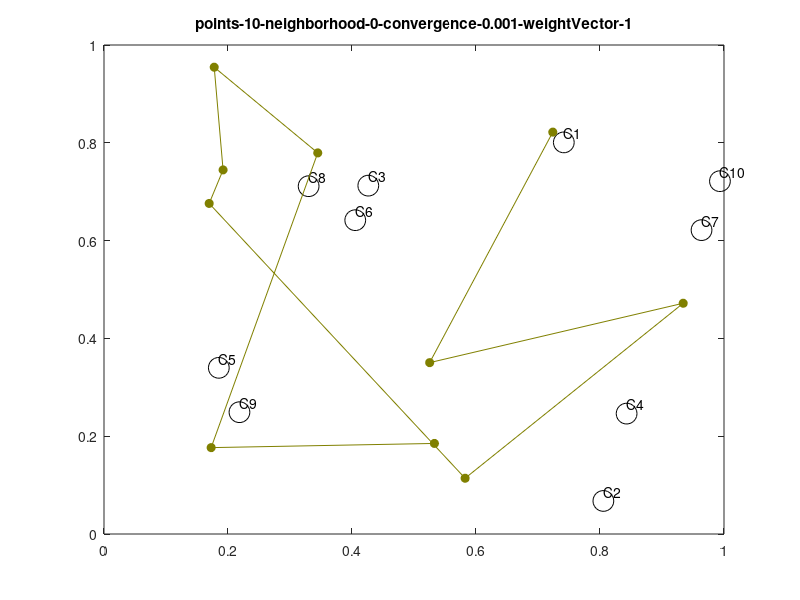

The MATLAB source for this figure: (Note: this script raises an error after producing the figure.)
% Assignment 7
% Taten Knight

% Cleanup
clear all;
close all;
clc;

% Copied and updated from TSP_SOMS file
% Setup
numPoints = 10;
x = rand(numPoints, 2);
differentStarts = 2;
wStarts = cell(1, differentStarts);
for starts = 1:differentStarts
    wStarts{starts} = rand(numPoints,2);
end
convergence=.001;
sigmaMax = 3;
diffs = cell(1, sigmaMax + 1);
tau = 200;

if numPoints < 2 * sigmaMax + 1
    throw(MException('InputError:numPoints_nhMax', 'numpoints must be greater than or equal to 2 * nhMax + 1'))
end

% Run with different numbers of neighbors
for sigma0 = 0:sigmaMax
    for start = 1:differentStarts
        weights = [];
        diff=10;
        w = wStarts{start};
        %TSP using SOM
        titleString = ['points-' num2str(numPoints) '-neighborhood-' num2str(sigma0) '-convergence-' num2str(convergence) '-weightVector-' num2str(start)];
        fig = figure();

        % Iterative Loop
        its = 0;
        while diff>convergence
            its = its + 1;
            if size(weights) == 0
                weights(:, : , end) = w;
            else
                weights(:, : , end + 1) = w;
            end
            % Save old weights
            oldw=w;

            % Change order that we check node with
            order=randperm(numPoints);

            % For each node
            for i=1:numPoints
                % Distance vector = the distance between a random x and the weight,
                % w
                d=ones(numPoints,1)*x(order(i),:)-w;
                d=(d(:,1).^2+d(:,2).^2).^0.5;
                % m2 is the index of the vector with the minimum distance (aka the
                % closest node to the datapoint
                [m1 m2]=min(d);
                % Update the weight vectors within the neighborhood of the winning
                % vector (+-2)
                sigma = sigma0 * exp(-its / tau);

                for d1=m2-floor(sigma):m2+floor(sigma)
                    d = abs(d1 - m2);
                    if d == 0
                        h = 1;
                    else
                        h = exp(- (d^2) / (2 * (sigma ^ 2)));
                    end
                    modD1 = mod(d1, numPoints);
                    if d1 == 0 || d1 == numPoints
                        modD1 = numPoints;
                     end
                    w(modD1,:)=w(modD1,:)+h*(x(order(i),:)-w(modD1,:));
                end
            end
            % Calculate the current change in w
            diff=norm(oldw-w);
            diffs{sigma0 + 1} = [diffs{sigma0 + 1} diff];
        end
    %     plot(w(:,1),w(:,2),'r-o', 'LineWidth', 1, 'MarkerFaceColor', 'g', 'Color', 'g')
        weightsSize = size(weights);
        iters = weightsSize(3);
        for j = 1:iters
            roundedJ = round(j);
            color =  [1 - (j / iters), j / iters, 0];
            plot(x(:,1),x(:,2),'o', 'MarkerSize', 15, 'MarkerEdgeColor', 'k')
            title(titleString);
            axis([0 1 0 1])
            hold on
            for i = 1:numPoints
                text(x(i,1),x(i,2)+0.02,['C' num2str(i)])
            end
            plot(weights(:,1, roundedJ),weights(:,2, roundedJ),'r-o', 'LineWidth', .1, 'MarkerFaceColor', color, 'Color', color)
            frame = frame2im(getframe(fig));
            [A,map] = rgb2ind(frame,256);
            if j == 1
                imwrite(A,map,[titleString '.gif'],'gif','LoopCount', Inf ,'DelayTime', 3);
                imwrite(A,map,[titleString '_start.png']);
            elseif j == iters
                imwrite(A,map,[titleString '.gif'],'gif','WriteMode','append','DelayTime', 5);
                imwrite(A,map,[titleString '_final.png']);
            else
                imwrite(A,map,[titleString '.gif'],'gif','WriteMode','append','DelayTime', 10 / iters);
            end
            hold off
        end
    end
end

close all;